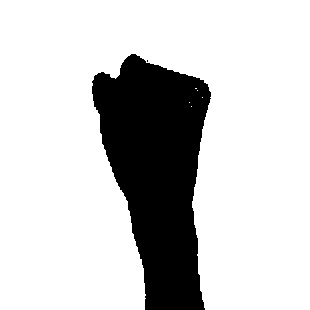
#> input picture data/test/0/1.jpg, 310 x 310 px, given in place of the camera
$ python img_capture.py
#> lines starting #> are read from the running program, lines starting #| are printed output that depends on the picture; after the words box and inside, x2 and y2 are one past the last pixel; in counts of white or black regions, pixels touching at a corner belong together
# organize imports
import cv2
import numpy as np
import os

IMG_SIZE=96

# region of interest (ROI) coordinates
top, right, bottom, left = 100, 150, 400, 450

exit_con='**'

a=''

dir0=input('enter the directory name : ')
#> the answer given: data/test/0

try:
    os.mkdir(dir0)
except:
    print('contain folder in same name')

# get the reference to the webcam
camera = cv2.VideoCapture(0)

while(True):

    a=input('exit: ** or enter the label name : ')
#> the answer given: data/test/0/1.jpg

    if a==exit_con:
        break

    dir1=str(dir0)+'/'+str(a)
    print(dir1)

    try:
        os.mkdir(dir1)
    except:
        print('contain folder')

    i=0

    while(True):
        (t, frame) = camera.read()
#> frame is the input picture: shape (310, 310, 3); min 0, max 255, mean 203.6


        # flip the frame so that it is not the mirror view
        frame = cv2.flip(frame, 1)
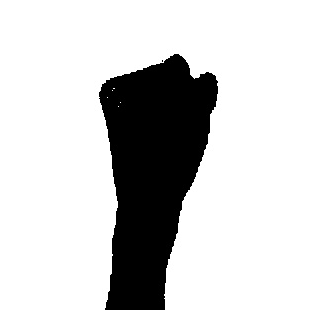
#> frame: shape (310, 310, 3); min 0, max 255, mean 203.6

        # get the ROI
        roi = frame[top:bottom, right:left]
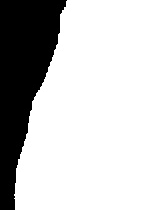
#> roi: shape (210, 160, 3); min 0, max 255, mean 196.8

        # convert the roi to grayscale and blur it
        gray = cv2.cvtColor(roi, cv2.COLOR_BGR2GRAY)
        gray = cv2.GaussianBlur(gray, (7, 7), 0)
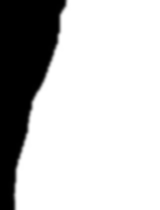
#> gray: shape (210, 160); min 0, max 255, mean 196.8

        #resize img
        gray = cv2.resize(gray, (IMG_SIZE,IMG_SIZE))
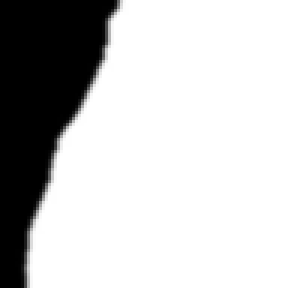
#> gray: shape (96, 96) (shown 3 times larger); min 0, max 255, mean 196.8

        #write img file to directory
        cv2.imwrite("%s/%s/%d.jpg"%(dir0,a,i),gray)
        i+=1
        print(i)
        if i>500:
            break

        # draw the segmented hand
        cv2.rectangle(frame, (left, top), (right, bottom), (0,255,0), 2)
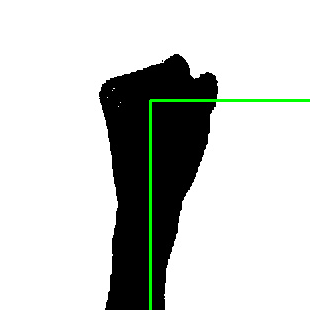
#> frame: shape (310, 310, 3); 1.15% of pixels changed, all inside (x1, y1, x2, y2) = (149, 99, 310, 310)

        cv2.imshow("Video Feed 1", gray)

        cv2.imshow("Video Feed", frame)
        # observe the keypress by the user
        keypress = cv2.waitKey(1)
#> (key Esc is pressed here)
#> the answer given: data/test/0/1.jpg
#> the answer given: data/test/0/1.jpg

        # if the user pressed "Esc", then stop looping
        if keypress == 27:
            break

# free up memory
camera.release()
cv2.destroyAllWindows()

$ run again, on data/test/0/2.jpg
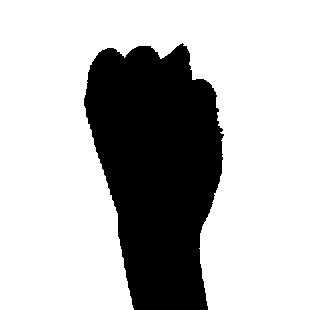
#> input picture data/test/0/2.jpg, 310 x 310 px, given in place of the camera
#> frame is the input picture: shape (310, 310, 3); min 0, max 255, mean 184.3
#> `gray = cv2.resize(gray, (IMG_SIZE,IMG_SIZE))`:
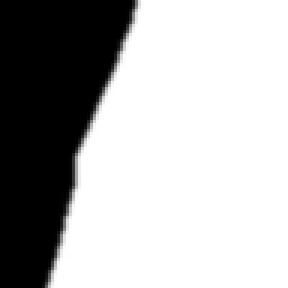
#> gray: shape (96, 96) (shown 3 times larger); min 0, max 255, mean 176.4
#> `cv2.rectangle(frame, (left, top), (right, bottom), (0,255,0), 2)`:
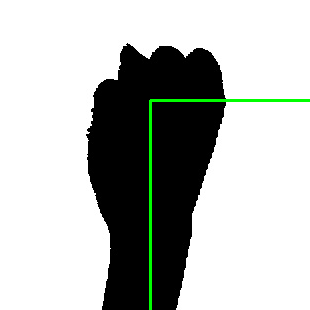
#> frame: shape (310, 310, 3); mean B, G, R 183.6, 186.5, 183.6
